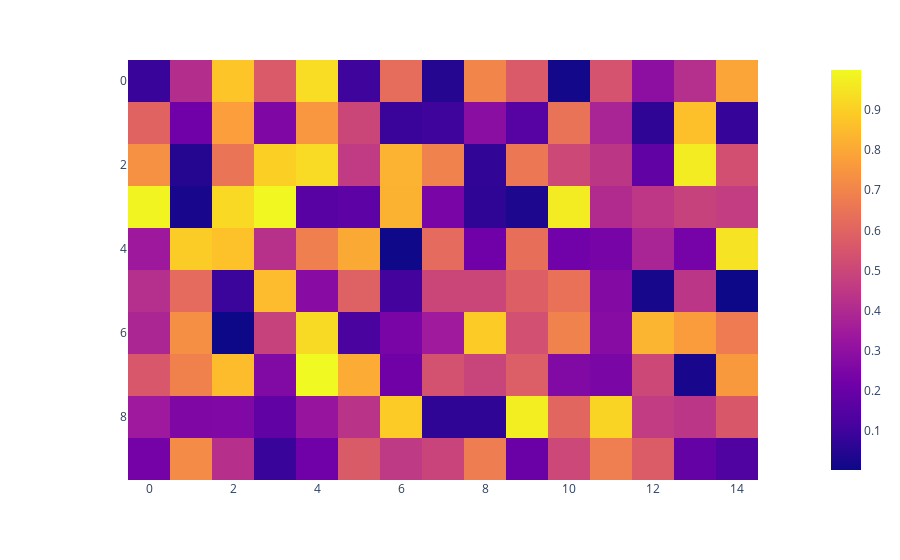

Write notebook code for a chart like this one.
### Code cell
px.imshow(M)

### Figure 1 — Plotly figure (JSON) as saved in the notebook; plotly's stock layout.template omitted (floating-point values rounded to 4 significant figures; data arrays with more than 128 entries replaced by an {"elided": "..."} marker saying what was removed)
{"data": [{"coloraxis": "coloraxis", "hovertemplate": "x: %{x}<br>y: %{y}<br>color: %{z}<extra></extra>", "type": "heatmap", "z": {"elided": "10x15 float values"}}], "layout": {"coloraxis": {"colorscale": [[0, "#0d0887"], [0.1111, "#46039f"], [0.2222, "#7201a8"], [0.3333, "#9c179e"], [0.4444, "#bd3786"], [0.5556, "#d8576b"], [0.6667, "#ed7953"], [0.7778, "#fb9f3a"], [0.8889, "#fdca26"], [1, "#f0f921"]]}, "margin": {"t": 60}, "xaxis": {"constrain": "domain", "scaleanchor": "y"}, "yaxis": {"autorange": "reversed", "constrain": "domain"}}}
